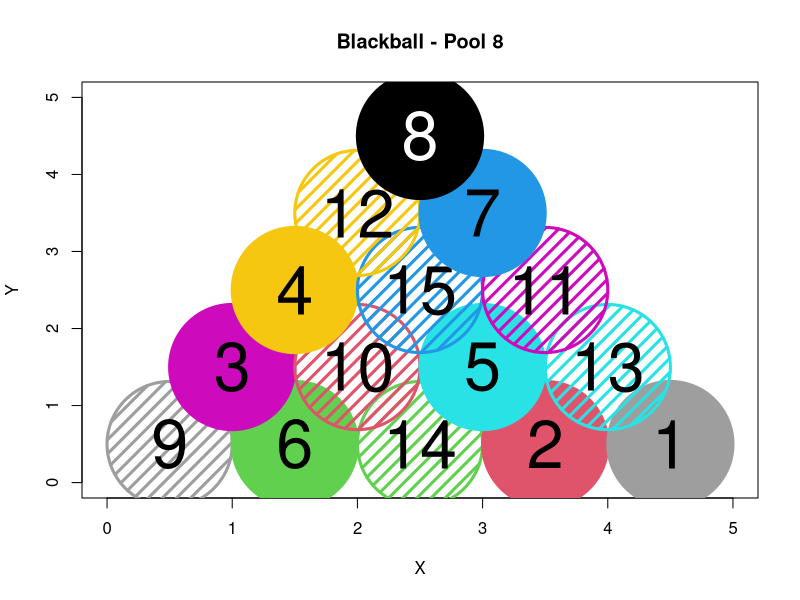
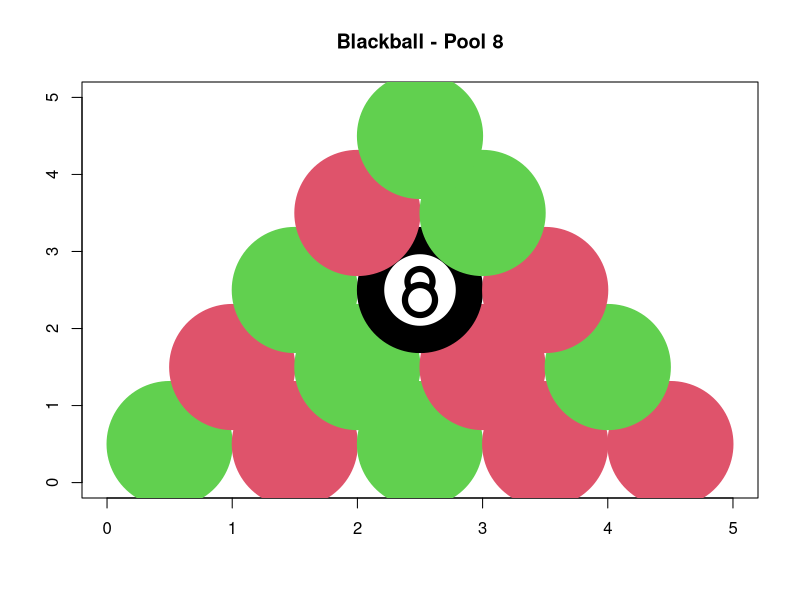
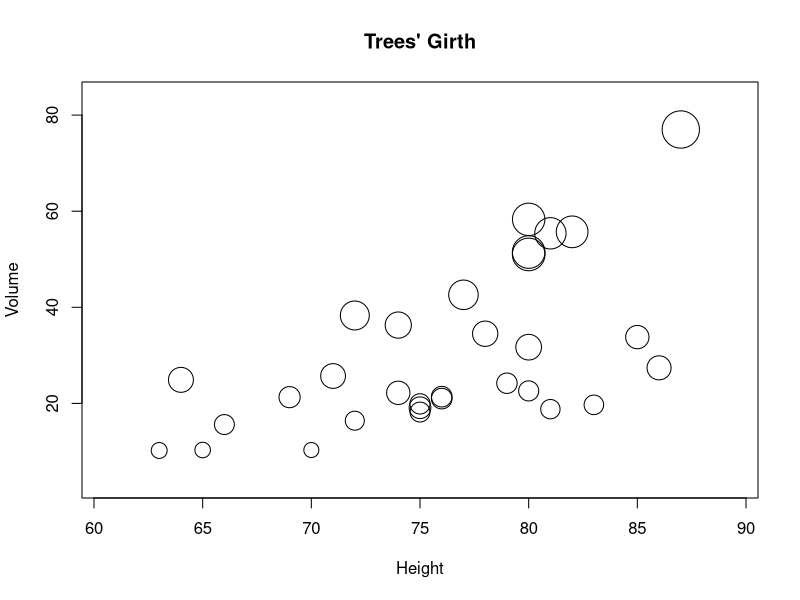
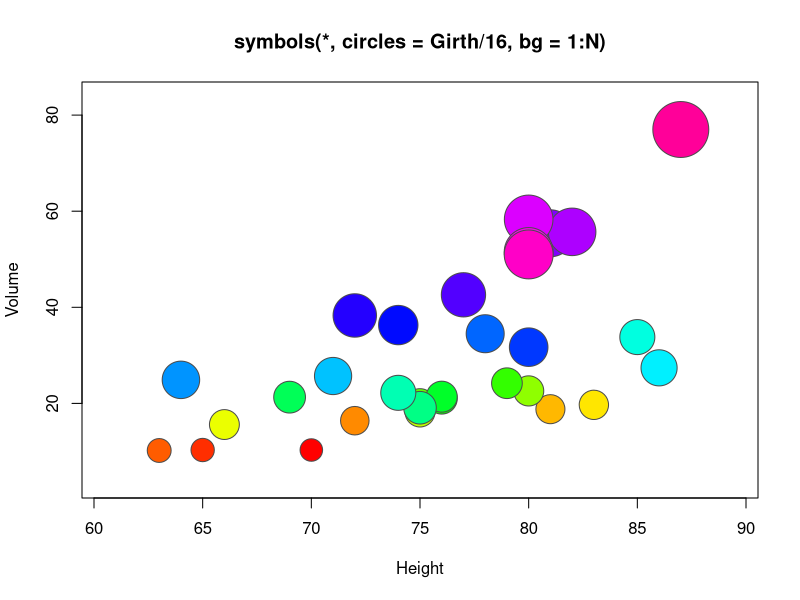

Reproduce these figures in R, in order.
# Title     : Billard (Cue sport, pool)
# Objective : Metrics on billiard ball
# Created by: Pascal L
# Created on: 19-10-20

#Ref. https://en.wikipedia.org/wiki/Billiard_ball
#     https://en.wikipedia.org/wiki/Glossary_of_cue_sports_terms#cue_ball
#     plot (graphics) - ref. https://www.rdocumentation.org/packages/graphics/versions/3.6.2
library(plotrix)
library(R.utils)
library(stringi)

#####################
# American - 15 balls
billes_america <- 1:15
billes_america_colors <- c("yellow","blue","red","violet","orange","green","maroon","black",
                           "yellow","blue","red","violet","orange","green","maroon")
billes_america_pattern <- c("solid","solid","solid","solid","solid","solid","solid","solid",
                           "stripe","stripe","stripe","stripe","stripe","stripe","stripe")

str(billes_america)
str(billes_america_colors)
sum(billes_america)      # 120 points
summary(billes_america)  # median = mean = 8 = 120 / 15 !!!

billesA <- as.data.frame(billes_america)
billesA$color <- as.factor(billes_america_colors)
billesA$decor <- as.factor(billes_america_pattern)
summary(billesA); str(billesA);nrow(billesA)
billesA; billesA$billes_america; billesA$color;billesA$decor
# Mix/blend the balls randomly (http://www.cookbook-r.com/Numbers/Generating_random_numbers/)
r <- sample(1:15)
billesAR <- billesA[r,]
# Draw american balls
plot(0:5, seq(0,5,length=6), type="n", xlab="X", ylab="Y", main="Blackball - Pool 8")
x <- 1; y <- 0.5; n <- 5; j <- 0
for(i in 1:nrow(billesAR)) {
  j <- j + 1
  bille <- billesAR[i,]
  sprintf("%s\n", str(bille))
  d <- ifelse(stri_compare(bille$decor,"solid") == 0,NA,10)
  draw.circle(x-0.5, y,0.50, border=bille$color, col=bille$color, density=d, lty=1, lwd=3)
  # ref. density - https://www.rdocumentation.org/packages/graphics/versions/3.6.2/topics/polygon
  c <- ifelse(stri_compare(bille$color,"black") == 0,0,1)
  text(x-0.5, y,0.50, labels=bille$billes_america, cex=4, col=c)
  x <- x + 1
  if (j == n) {
    x <- x - n + 0.5  # ifelse(j%%2, y+1, y+0.5);
    y <- y + 1;
    n <- n - 1;
    j <- 0;
  }
}
# + ref. https://sites.harding.edu/fmccown/r/


###########
# Blackpool
billes_blackpool <- c("yellow"=1,"red"=2,"yellow"=3,"red"=4,"red"=5,"red"=6,"yellow"=7,"red"=8,"yellow"=9,"yellow"=10,"black"=11,"red"=12,"red"=13,"yellow"=14,"yellow"=15)
billes_blackpool2 <- c("red"=1,"yellow"=2,"red"=3,"yellow"=4,"yellow"=5,"yellow"=6,"red"=7,"yellow"=8,"red"=9,"red"=10,"black"=11,"yellow"=12,"yellow"=13,"red"=14,"red"=15)
names(billes_blackpool)
str(billes_blackpool)
names(billes_blackpool2)
str(billes_blackpool2)

billes <- as.data.frame(billes_blackpool)
billes2 <- as.data.frame(billes_blackpool2)
billes$color <- as.factor(names(billes_blackpool))
billes2$color <- as.factor(names(billes_blackpool2))
dim(billes); dim(billes2)
str(billes); str(billes2)
summary(billes)
summary(billes2)

# Draw pool 8 balls
plot(0:5, seq(0,5,length=6), type="n", xlab="", ylab="", main="Blackball - Pool 8")
balls <- billes # billes vs. billes2
x <- 1; y <- 0.5; n <- 5; j <- 0
for(i in 1:dim(balls)[1]) {
  j <- j + 1
  draw.circle(x-0.5, y,0.50,border=balls[i,2], col=balls[i,2], lty=1, lwd=1)
  if (balls[i,2] == "black") {
    draw.circle(x-0.5, y,0.29,border=balls[i,2], col="white", lty=1, lwd=1)
    draw.circle(x-0.5, y+0.11,0.10,border=balls[i,2], col="white", lty=1, lwd=6)
    draw.circle(x-0.5, y-0.13,0.12,border=balls[i,2], col="white", lty=1, lwd=6)
  }
  # printf(c("%.1f) ", " x=%.1f", " y=%.1f", " n=%.1f \n"), c(j,x,y,n))
  x <- x + 1
  if (j == n) {
    #printf(c("* j=%.1f "," x=%.1f", " y=%.1f", " n=%.1f \n\n"), c(j,x,y,n))
    x <- x - n + 0.5  # ifelse(j%%2, y+1, y+0.5);
    y <- y + 1;
    n <- n - 1;
    j <- 0;
    # printf(c("** i=%.1f ", "j=%.1f "," x=%.1f", " y=%.1f", " n=%.1f \n\n"), c(i,j,x,y,n))
  }
}
# Ref. https://www.rdocumentation.org/packages/plotrix/versions/3.7-7/topics/draw.circle
# draw.circle(2,4,c(1,0.66,0.33),border="purple", col=c("#ff00ff","#ff77ff","#ffccff"),lty=1,lwd=1)


## Note that example(trees)  shows more sensible plots!
N <- nrow(trees)
with(trees, {
## Girth is diameter in inches
symbols(Height, Volume, circles = Girth/24, inches = FALSE,
        main = "Trees' Girth") # xlab and ylab automatically
## Colours too:
op <- palette(rainbow(N, end = 0.9))
symbols(Height, Volume, circles = Girth/16, inches = FALSE, bg = 1:N,
        fg = "gray30", main = "symbols(*, circles = Girth/16, bg = 1:N)")
palette(op)
})
#ref. https://cran.r-project.org/web/packages/pals/vignettes/pals_examples.html
#     http://www.sthda.com/french/wiki/couleurs-dans-r
